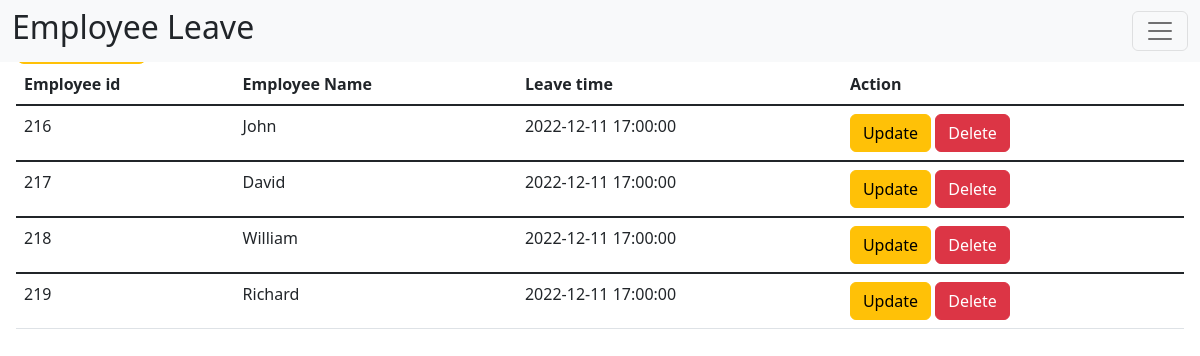
Screenshot of /leave/leave.php with the database file from the repository.
### tables this page shows
CREATE TABLE `Employee_leave` (
  `employee_id` int(15) NOT NULL,
  `leave_time` datetime DEFAULT NULL
);

CREATE TABLE `Employee` (
  `id` int(15) NOT NULL,
  `name` varchar(50) DEFAULT NULL,
  `email` varchar(50) DEFAULT NULL,
  `phone_number` varchar(50) NOT NULL,
  `gender` varchar(50) DEFAULT NULL,
  `date_of_birth` date DEFAULT NULL,
  `department` varchar(100) DEFAULT NULL,
  `salary` int(11) DEFAULT NULL,
  `award_id` int(11) DEFAULT NULL
);

### leave/leave.php (the view, shortened to what this page needs)
<?php
include "../connect.php";
?>
<!doctype html>
<html lang="en">
<head>
    <link href="https://cdn.jsdelivr.net/npm/bootstrap@5.2.3/dist/css/bootstrap.min.css" rel="stylesheet">
    <link href="https://getbootstrap.com/docs/5.2/assets/css/docs.css" rel="stylesheet">
</head>
<body class="p-3 m-0 border-0 bd-example">
    <nav class="navbar bg-light fixed-top">
        <div class="container-fluid">
            <h2 class="h2">Employee Leave</h2>
            <button class="navbar-toggler" type="button" data-bs-toggle="offcanvas" data-bs-target="#offcanvasNavbar" aria-controls="offcanvasNavbar">
                <span class="navbar-toggler-icon"></span>
            </button>
        </div>
    </nav>
    <a href="add_leave.php" class="btn btn-warning btn-lg">Add Leave</a>
    <table class="table">
        <thead>
            <tr>
                <th scope="col">Employee id</th>
                <th scope="col">Employee Name</th>
                <th scope="col">Leave time</th>
                <th scope="col">Action</th>
            </tr>
        </thead>
            <?php
                $sql_admin = "SELECT Employee.id, Employee.name, Employee_leave.leave_time FROM Employee INNER JOIN Employee_leave ON Employee.id = Employee_leave.employee_id;";
                $result_admin = mysqli_query($con, $sql_admin);
                if (mysqli_num_rows($result_admin) > 0) {
                    while($row = mysqli_fetch_assoc($result_admin)) {
                        $id = $row['id'];
                        echo
                        '<tbody class="table-group-divider">
                            <tr>
                                <td>' .$id. '</td>
                                <td>' .$row['name']. '</td>
                                <td>' .$row['leave_time']. '</td>
                                <td>
                                    <a href="update_leave.php?updateid= '.$id.'" class="btn btn-warning">Update</a>
                                    <a href="delete_leave.php?deleteid= '.$id.'" class="btn btn-danger">Delete</a>
                                </td>
                            </tr>
                        </tbody>';
                    }
                }
            ?>
    </table>
</body>
</html>

### rows the page displays
employee_leave: employee_id "216", employee_id.name "John", leave_time "2022-12-11 17:00:00"
employee_leave: employee_id "217", employee_id.name "David", leave_time "2022-12-11 17:00:00"
employee_leave: employee_id "218", employee_id.name "William", leave_time "2022-12-11 17:00:00"
employee_leave: employee_id "219", employee_id.name "Richard", leave_time "2022-12-11 17:00:00"
